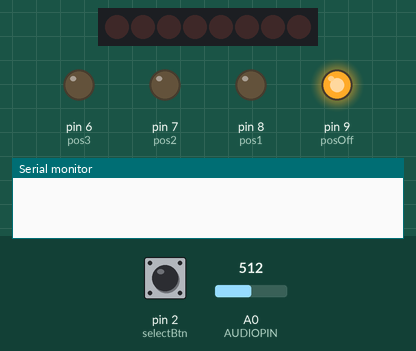
Simulated run of this sketch. Board: Arduino Uno, built with avr-gcc and run on an emulated ATmega328P. Parts: 8 shift-register outputs drawn as a row of LEDs (first output left, lit = HIGH), output pins drawn as LEDs (lit = HIGH), the last lines printed to the serial monitor. Wiring (inferred from the names in the program): shift register (74HC595): data pin 5; shift clock pin 4; latch pin 3. Wiring (inferred from the signals the program sends): row of LEDs: on Q0, Q1, Q2, Q3, Q4, Q5, Q6, Q7. Dashed ring = blinking. The inputs (shaded band) are chosen by the test bench; at power-on: pin 2 (selectBtn) LOW, A0 (AUDIOPIN) = 512. Pins used as bus, display or sensor lines are not drawn.

Above: at 1.2 s.
1.3 s: pin 2 (selectBtn) pulled HIGH for 1 s
At 3.3 s:
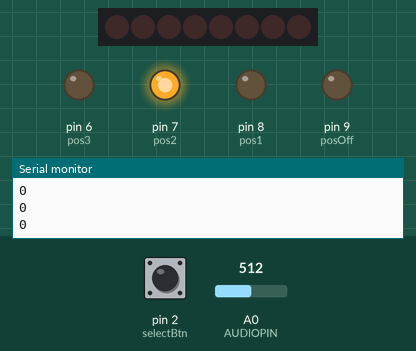
3.8 s: pin 2 (selectBtn) pulled HIGH for 3.2 s
At 5.3 s:
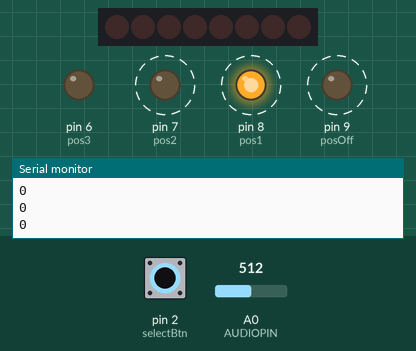
8.9 s: pin 2 (selectBtn) pulled HIGH for 0.15 s
At 9.6 s:
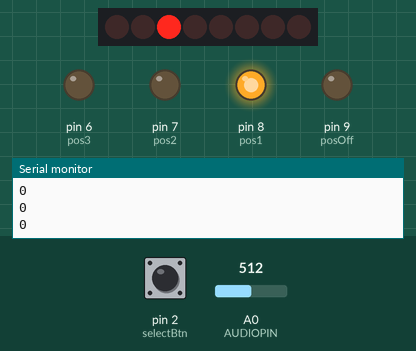
Timing chart, 0 to 16.9 s (numbered marks = the images above; inputs shaded):
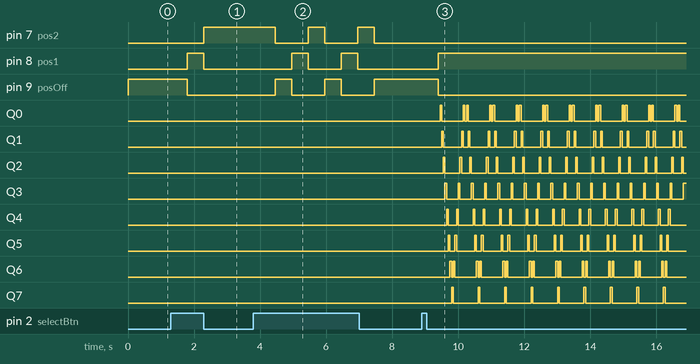

The sketch:

Arduino_Music_Lights_v2_ino.ino
```cpp
//Arduino Music Lights v1
//by paplaukias
//
//uses the FFT library which can be found on http://arduino.cc/forum/index.php/topic,38153.0.html
//
//electronics@paplaukias.co.uk
//http://www.paplaukias.co.uk

#include <fix_fft.h>
//set AnalogPin for audio input
#define AUDIOPIN 0
//set the sensitivity for the bars
#define HIGHEST 5
//set the delay between refreshes for the chaser mode
#define SPEED 50

char im[128], data[128];
char data_avgs[8];
int i=0, val, bass;

//state machine vars
int state = 0;

//light mode indicators
int selectBtn = 2;
int pos3 = 6;
int pos2 = 7;
int pos1 = 8;
int posOff = 9;

//shift register pins
int latchPin = 3;
int clockPin = 4;
int dataPin = 5;

//button debounce variables
/*int lastButtonState = LOW;
long lastDebounceTime = 0;
long debounceDelay = 50;
int buttonState;*/

//explicitly set the LED outputs
int level[9] = {0b00000000, 0b00000001, 0b00000011, 0b00000111, 0b00001111, 0b00011111, 0b00111111, 0b01111111, 0b11111111};
int chaser[9] = {0b00000000, 0b00000001, 0b00000010, 0b00000100, 0b00001000, 0b00010000, 0b00100000, 0b01000000, 0b10000000};

void setup(){
  //buttons and LED to control the light modes
  pinMode(selectBtn, INPUT);
  pinMode(pos3, OUTPUT);
  pinMode(pos2, OUTPUT);
  pinMode(pos1, OUTPUT);
  pinMode(posOff, OUTPUT);

  //set pins to output so you can control the shift register
  pinMode(latchPin, OUTPUT);
  pinMode(clockPin, OUTPUT);
  pinMode(dataPin, OUTPUT);
  Serial.begin(9600);
}

void loop(){

//main state machine
switch(state){

//off mode
case 0:
  shiftOut(dataPin, clockPin, MSBFIRST, chaser[0]);
  digitalWrite(latchPin, HIGH);
  digitalWrite(latchPin, LOW);
  digitalWrite(posOff, HIGH);
  digitalWrite(pos1, LOW);
  digitalWrite(pos2, LOW);
  digitalWrite(pos3, LOW);

  while(!digitalRead(selectBtn)){

    state = 0;
  }
  delay(500);
  state = 1;
break;

//LED chaser mode
case 1:
  digitalWrite(posOff, LOW);
  digitalWrite(pos1, HIGH);
  digitalWrite(pos2, LOW);
  digitalWrite(pos3, LOW);

  while(!digitalRead(selectBtn)){
    for(i=0; i<8; i++){
      shiftOut(dataPin, clockPin, MSBFIRST, chaser[i]);
      digitalWrite(latchPin, HIGH);
      digitalWrite(latchPin, LOW);
      delay(SPEED);
      if(digitalRead(selectBtn))
        break;
    }

    for(i=8; i>0; i--){
      shiftOut(dataPin, clockPin, MSBFIRST, chaser[i]);
      digitalWrite(latchPin, HIGH);
      digitalWrite(latchPin, LOW);
      delay(SPEED);
      if(digitalRead(selectBtn))
        break;
    }
    state = 1;
  }
  shiftOut(dataPin, clockPin, MSBFIRST, chaser[0]);
  digitalWrite(latchPin, HIGH);
  digitalWrite(latchPin, LOW);
  delay(500);
  state = 2;
break;

//music sync mode
case 2:
  digitalWrite(posOff, LOW);
  digitalWrite(pos1, LOW);
  digitalWrite(pos2, HIGH);
  digitalWrite(pos3, LOW);

  while(!digitalRead(selectBtn)){
    //read data from the audio input and store it in an array
    for (i=0; i < 128; i++){
      val = analogRead(AUDIOPIN);
      data[i] = val;
      im[i] = 0;
    };

    //use the FFT to convert audio data from
    //a voltage domain to a frequency domain
    fix_fft(data, im, 7, 0);

    for (i=0; i<64; i++){
      data[i] = sqrt(data[i] * data[i] + im[i] * im[i]);  // this gets the absolute value of the values in the
                                                          //array, so we're only dealing with positive numbers
    };

    //average a couple of frequencies together
    data_avgs[0] = data[0] + data[1];   //average together
    data_avgs[0] = map(data_avgs[0], 0, HIGHEST, 0, 8); //remap values for LED bars

    //check that the value doesn't exceed 8
    while(data_avgs[0] > 8){
     data_avgs[0] = data_avgs[0] - 8;
    }

    int bass = data_avgs[0];
    Serial.println(data_avgs[0], DEC);

    //send the data you want to display to the shift register
    shiftOut(dataPin, clockPin, MSBFIRST, level[bass]);
    //output the data written to the shift register
    digitalWrite(latchPin, HIGH);
    digitalWrite(latchPin, LOW);
    delay(15);
    state = 2;
  }
  shiftOut(dataPin, clockPin, MSBFIRST, chaser[0]);
  digitalWrite(latchPin, HIGH);
  digitalWrite(latchPin, LOW);
  delay(500);
  state = 0;
break;
}
}
```

Measured:
- after the input at 1.3 s, pin 7 (pos2): LOW → HIGH after 1.0 s; pin 8 (pos1): LOW → HIGH after 0.50 s, → LOW 0.50 s later; pin 9 (posOff): HIGH → LOW after 0.50 s
- after the input at 3.8 s, pin 7 (pos2), pin 9 (posOff): alternates HIGH for 0.50 s and LOW for 1.0 s, starting after 0.66 s; pin 8 (pos1): alternates HIGH for 0.50 s and LOW for 1.0 s, 4 changes in all, then stays LOW, starting after 1.2 s
- after the input at 8.9 s, pin 8 (pos1): LOW → HIGH after 0.50 s; pin 9 (posOff): HIGH → LOW after 0.50 s
